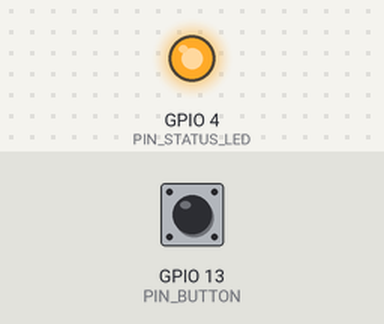
This sketch was run on a simulated ESP32. Parts: output pins drawn as LEDs (lit = HIGH). The test bench sets the inputs (shaded band); at power-on: GPIO 13 (PIN_BUTTON) HIGH. EEPROM starts erased; what the sketch prints to the serial monitor is not drawn. At 1.0 s the program puts the board to deep sleep or switches it off; the recording ends there.

Above: at 0.1 s.
Timing chart, 0 to 1.0 s (numbered marks = the images above):
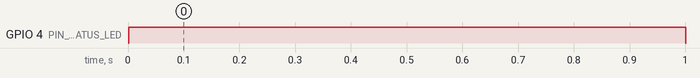

Measured:
- by itself, GPIO 4 (PIN_STATUS_LED): LOW → HIGH at 0.00 s, → LOW 1.0 s later

The sketch:

module09_three_memories.ino
```cpp
// Module 9 - Practice 2: the ESP32's three memories (RAM, RTC memory, and NVS) through deep sleep
// Circuit: status LED on D4 and a button on D13 (its opposite leg to GND), same as the Quick Win.
// The board wakes up every 5 seconds and adds 1 to three counters. To restart, hold the D13 button
// until the LED lights up, wait a moment, then let go.

#include <Preferences.h>

const int PIN_STATUS_LED = 4;
const int PIN_BUTTON = 13;
const unsigned long SLEEP_SECONDS = 5;

int ramCount = 0;                // an ordinary variable: kept in RAM
RTC_DATA_ATTR int rtcCount = 0;  // kept in RTC memory: survives deep sleep
Preferences archive;             // NVS from Module 8: survives even when the power goes out

// A short name for the board's last reset reason (like Node 1 v1.0).
const char* reasonName() {
  esp_reset_reason_t reason = esp_reset_reason();
  if (reason == ESP_RST_POWERON) {
    return "POWERON";  // just powered on, EN button pressed, or a program has finished uploading
  }
  if (reason == ESP_RST_SW) {
    return "SW";  // the program itself asked for a restart
  }
  if (reason == ESP_RST_DEEPSLEEP) {
    return "DEEPSLEEP";  // woke up from deep sleep
  }
  return "OTHER";
}

void setup() {
  Serial.begin(115200);
  pinMode(PIN_STATUS_LED, OUTPUT);
  pinMode(PIN_BUTTON, INPUT_PULLUP);

  ramCount++;
  rtcCount++;
  archive.begin("module09", false);
  int nvsCount = archive.getInt("count", 0) + 1;
  archive.putInt("count", nvsCount);
  archive.end();

  Serial.printf("RAM: %d   RTC: %d   NVS: %d   (reset reason: %s)\n", ramCount, rtcCount, nvsCount, reasonName());

  digitalWrite(PIN_STATUS_LED, HIGH);  // the LED is on for 1 second: your chance to hold the button
  delay(1000);
  bool buttonHeld = (digitalRead(PIN_BUTTON) == LOW);
  digitalWrite(PIN_STATUS_LED, LOW);

  if (buttonHeld) {
    Serial.println("Button held: restarting now.");
    Serial.flush();
    ESP.restart();  // a restart by the program, much like pressing the EN button
  }

  Serial.flush();
  esp_sleep_enable_timer_wakeup(SLEEP_SECONDS * 1000000ULL);
  esp_deep_sleep_start();
}

void loop() {
  // Never runs (see the Quick Win).
}
```
